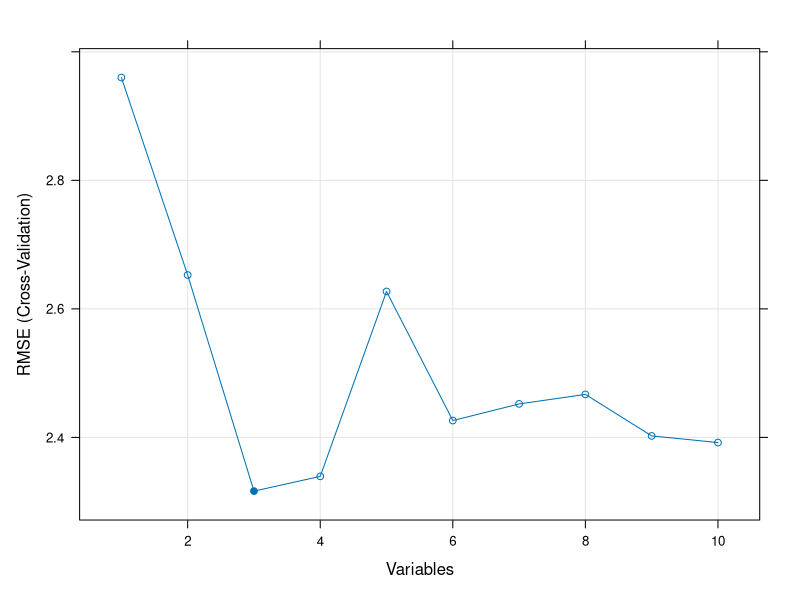

R code for this plot:
## ---- chunk 1
library(caret)
library(randomForest)
library(datasets)

# Processing...
set.seed(12345)
control <- rfeControl(functions=rfFuncs, method="cv", number=10)        
featSelect <- rfe(mtcars[, !(names(mtcars) %in% "mpg")], mtcars[,"mpg"], sizes=1:10,rfeControl=control)
## ---- chunk 2
predictors(featSelect)
## ---- chunk 3
plot(featSelect, type=c("g", "o"))
